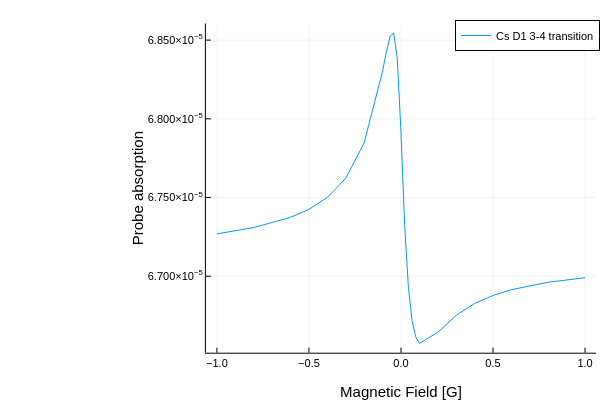

Notebook code cell kept with this figure:
### Code cell
df34=DataFrame(B=x34,Absorption=y34)
CSV.write("CsD1_34_Omega1.csv",df34)
plot(x34,y34,xlabel="Magnetic Field [G]",ylabel="Probe absorption",label="Cs D1 3-4 transition")

### Figure 1 — Plotly figure (JSON) as saved in the notebook; plotly's stock layout.template omitted (floating-point values rounded to 4 significant figures)
{"data": [{"colorbar": {"len": 0.9143, "title": "", "x": 0.9934, "y": 0.533}, "legendgroup": "Cs D1 3-4 transition", "line": {"color": "rgba(0, 154, 250, 1.000)", "dash": "solid", "shape": "linear", "width": 1}, "mode": "lines", "name": "Cs D1 3-4 transition", "showlegend": true, "type": "scatter", "x": [-1, -0.8, -0.6, -0.5, -0.4, -0.3, -0.2, -0.1, -0.08, -0.06, -0.04, -0.02, 0, 0.02, 0.04, 0.06, 0.08, 0.1, 0.2, 0.3, 0.4, 0.5, 0.6, 0.8, 1], "xaxis": "x", "y": [6.727e-05, 6.731e-05, 6.737e-05, 6.742e-05, 6.75e-05, 6.762e-05, 6.785e-05, 6.83e-05, 6.842e-05, 6.852e-05, 6.855e-05, 6.838e-05, 6.791e-05, 6.733e-05, 6.694e-05, 6.672e-05, 6.662e-05, 6.657e-05, 6.664e-05, 6.675e-05, 6.683e-05, 6.688e-05, 6.691e-05, 6.696e-05, 6.699e-05], "yaxis": "y"}], "layout": {"annotations": [], "height": 400, "legend": {"bgcolor": "rgba(255, 255, 255, 1.000)", "bordercolor": "rgba(0, 0, 0, 1.000)", "borderwidth": 1, "font": {"color": "rgba(0, 0, 0, 1.000)", "family": "sans-serif", "size": 11}, "title": {"font": {"color": "rgba(0, 0, 0, 1.000)", "family": "sans-serif", "size": 15}, "text": ""}, "tracegroupgap": 0, "traceorder": "normal", "x": 1, "xanchor": "auto", "y": 1, "yanchor": "auto"}, "margin": {"b": 20, "l": 0, "r": 0, "t": 20}, "paper_bgcolor": "rgba(255, 255, 255, 1.000)", "plot_bgcolor": "rgba(255, 255, 255, 1.000)", "showlegend": true, "width": 600, "xaxis": {"anchor": "y", "domain": [0.3431, 0.9934], "gridcolor": "rgba(0, 0, 0, 0.100)", "gridwidth": 0.5, "linecolor": "rgba(0, 0, 0, 1.000)", "mirror": false, "range": [-1.06, 1.06], "showgrid": true, "showline": true, "showticklabels": true, "tickangle": 0, "tickcolor": "rgb(0, 0, 0)", "tickfont": {"color": "rgba(0, 0, 0, 1.000)", "family": "sans-serif", "size": 11}, "tickmode": "array", "ticks": "inside", "ticktext": ["−1.0", "−0.5", "0.0", "0.5", "1.0"], "tickvals": [-1, -0.5, 0, 0.5, 1], "title": "Magnetic Field [G]", "titlefont": {"color": "rgba(0, 0, 0, 1.000)", "family": "sans-serif", "size": 15}, "type": "-", "visible": true, "zeroline": false, "zerolinecolor": "rgba(0, 0, 0, 1.000)"}, "yaxis": {"anchor": "x", "domain": [0.07581, 0.9902], "gridcolor": "rgba(0, 0, 0, 0.100)", "gridwidth": 0.5, "linecolor": "rgba(0, 0, 0, 1.000)", "mirror": false, "range": [6.651e-05, 6.861e-05], "showgrid": true, "showline": true, "showticklabels": true, "tickangle": 0, "tickcolor": "rgb(0, 0, 0)", "tickfont": {"color": "rgba(0, 0, 0, 1.000)", "family": "sans-serif", "size": 11}, "tickmode": "array", "ticks": "inside", "ticktext": ["6.700×10<sup>−5</sup>", "6.750×10<sup>−5</sup>", "6.800×10<sup>−5</sup>", "6.850×10<sup>−5</sup>"], "tickvals": [6.7e-05, 6.75e-05, 6.8e-05, 6.85e-05], "title": "Probe absorption", "titlefont": {"color": "rgba(0, 0, 0, 1.000)", "family": "sans-serif", "size": 15}, "type": "-", "visible": true, "zeroline": false, "zerolinecolor": "rgba(0, 0, 0, 1.000)"}}}
